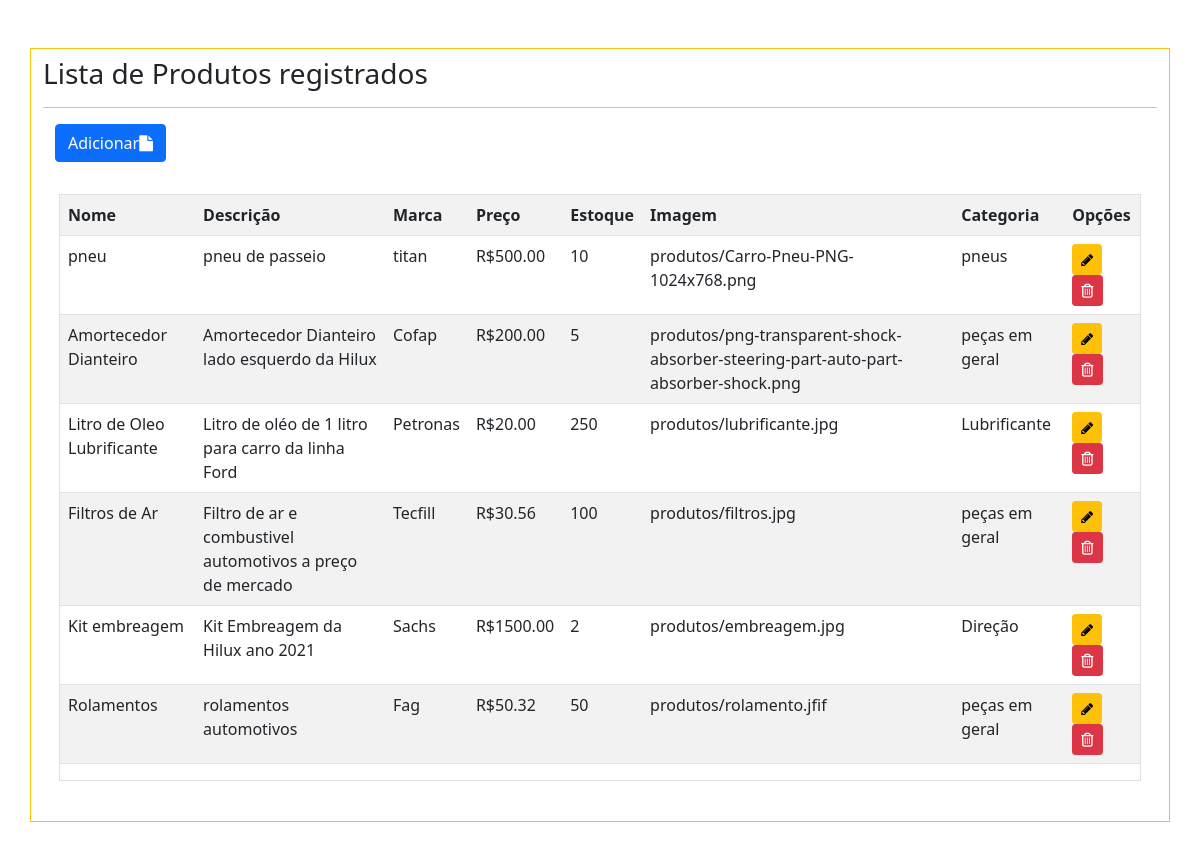
Before: /listagem/produtos/ with the older database file.
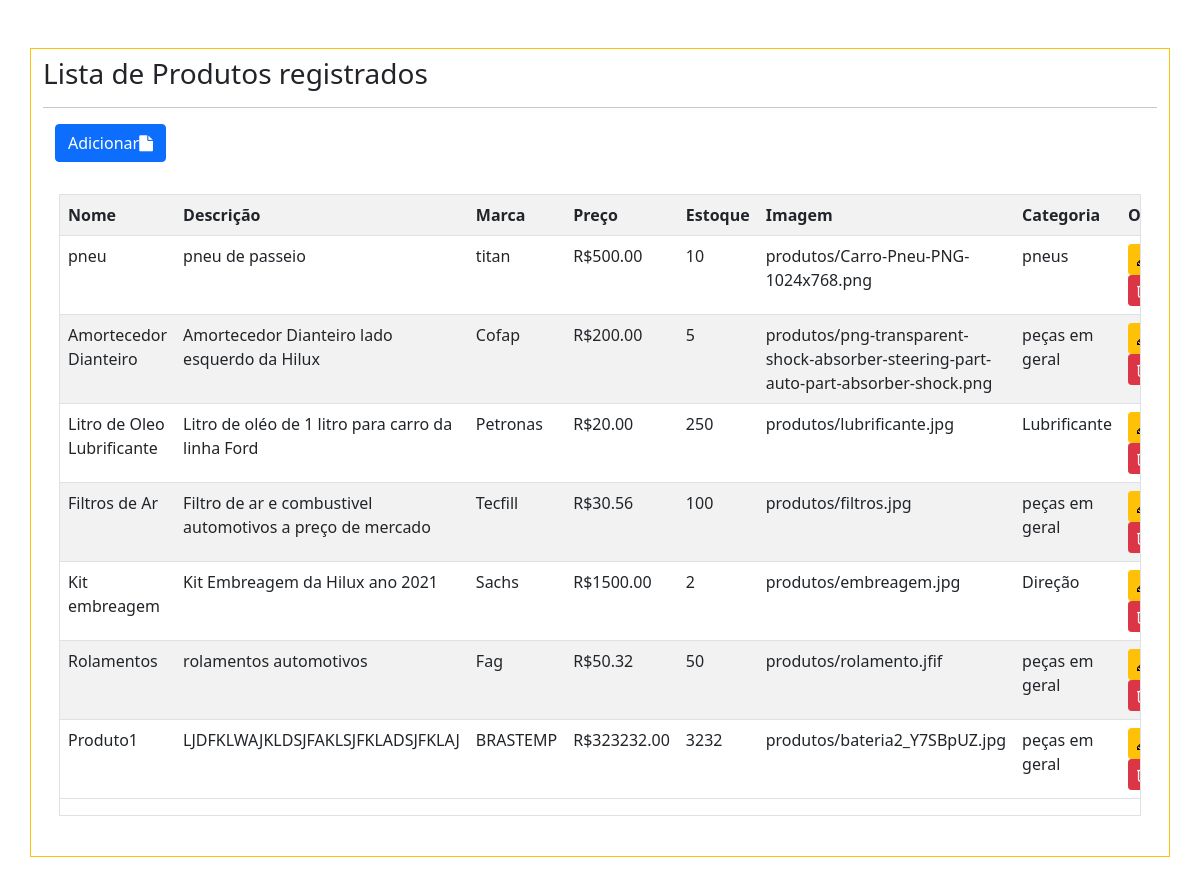
After: the same page with the newer database file.
### aplicacao/models.py (models this page shows, shortened)
class Base(models.Model):
    criado = models.DateField(verbose_name='Data de Criação', auto_now_add=True)
    modificado = models.DateField(verbose_name='Data de Modificação', auto_now=True)
    ativo = models.BooleanField(default=True)
    class Meta:
        abstract = True

class Produto(Base):
    nome = models.CharField(max_length=100)
    descricao = models.TextField(verbose_name='Descrição')
    marca = models.CharField(max_length=100)
    preco = models.DecimalField(verbose_name='Preço', max_digits=8, decimal_places=2)
    estoque = models.IntegerField()
    imagem = models.ImageField(upload_to='produtos')
    slug = models.SlugField(max_length=255, unique=True, blank=True)
    categoria = models.ForeignKey(Categoria, on_delete=models.CASCADE)

class Categoria(Base):
    nome = models.CharField(max_length=100)
    def __str__(self):
        return self.nome

### aplicacao/views.py (the view)
# urls.py: path('listagem/produtos/', ProdutoListagemListView.as_view(), name='listagem-produto'),
class ProdutoListagemListView(ListView):
    model = Produto
    template_name = 'aplicacao/list/list-produto.html'

### aplicacao/templates/aplicacao/list/list-produto.html (shortened to what this page needs)
{% extends 'paginas/base.html' %}
{% load static %}
{% load crispy_forms_tags %}
{% block conteudo %}
<div class="container py-2 my-5 border border-warning">
    <h3>Lista de Produtos registrados</h3>
    <hr>
    <div class="container">
        <div class="row">
            <div class="col text-left">
                <a href="{% url 'cadastrar-produto' %}" class="btn btn-primary" title="adicionar">Adicionar<i class="fa fa-file"></i> </a>
            </div>
        </div>
    </div>
    <div class="container p-3 my-3 ">
        <div class="table-responsive border">
            <table class="table table-striped">
                <tr>
                    <th>Nome</th>
                    <th>Descrição</th>
                    <th>Marca</th>
                    <th>Preço</th>
                    <th>Estoque</th>
                    <th>Imagem</th>
                    <th>Categoria</th>
                    <th>Opções</th>
                </tr>
                {% for produto in object_list %}
                <tr>
                    <td>{{produto.nome}}</td>
                    <td>{{ produto.descricao}}</td>
                    <td>{{ produto.marca}}</td>
                    <td>R${{ produto.preco}}</td>
                    <td>{{ produto.estoque}}</td>
                    <td>{{ produto.imagem}}</td>
                    <td>{{ produto.categoria}}</td>
                    <td>
                        <a href="{% url 'produto-update' produto.pk %}" class="btn btn-warning btn-sm" title="Editar"><i class="fa fa-pencil" aria-hidden="true"></i></a>
                        <a href="{% url 'deletar-produto' produto.pk %}" class="btn btn-danger btn-sm" title="excluir"><i class="fa fa-trash-o"></i></a>
                    </td>
                </tr>
                {% empty %}
                <tr>
                    <td colspan="3">Nenhum Produto registrado!</td>
                </tr>
                {% endfor %}
            </table>
        </div>
    </div>
</div>
{% endblock %}

Changed rows visible on the page:
added Produto: nome "Produto1", descricao "LJDFKLWAJKLDSJFAKLSJFKLADSJFKLAJ", marca "BRASTEMP", preco "323232.00", estoque "3232", imagem "produtos/bateria2_Y7SBpUZ.jpg", categoria "peças em geral"
